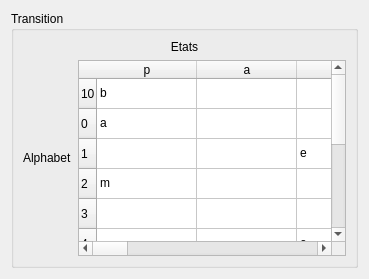
<?xml version="1.0" encoding="UTF-8"?>
<ui version="4.0">
 <class>Form</class>
 <widget class="QWidget" name="Form">
  <property name="geometry">
   <rect>
    <x>0</x>
    <y>0</y>
    <width>369</width>
    <height>279</height>
   </rect>
  </property>
  <property name="windowTitle">
   <string>Form</string>
  </property>
  <layout class="QHBoxLayout" name="horizontalLayout">
   <item>
    <widget class="QGroupBox" name="groupBox">
     <property name="title">
      <string>Transition</string>
     </property>
     <layout class="QVBoxLayout" name="verticalLayout">
      <item>
       <widget class="QLabel" name="label">
        <property name="text">
         <string>Etats</string>
        </property>
        <property name="alignment">
         <set>Qt::AlignCenter</set>
        </property>
       </widget>
      </item>
      <item>
       <layout class="QHBoxLayout" name="horizontalLayout_2">
        <item>
         <widget class="QLabel" name="label_2">
          <property name="text">
           <string>Alphabet</string>
          </property>
         </widget>
        </item>
        <item>
         <widget class="QTableWidget" name="tableWidget">
          <row>
           <property name="text">
            <string>10</string>
           </property>
          </row>
          <row>
           <property name="text">
            <string>0</string>
           </property>
          </row>
          <row>
           <property name="text">
            <string>1</string>
           </property>
          </row>
          <row>
           <property name="text">
            <string>2</string>
           </property>
          </row>
          <row>
           <property name="text">
            <string>3</string>
           </property>
          </row>
          <row>
           <property name="text">
            <string>4</string>
           </property>
          </row>
          <row>
           <property name="text">
            <string>5</string>
           </property>
          </row>
          <row>
           <property name="text">
            <string>6</string>
           </property>
          </row>
          <row>
           <property name="text">
            <string>7</string>
           </property>
          </row>
          <row>
           <property name="text">
            <string>8</string>
           </property>
          </row>
          <row>
           <property name="text">
            <string>10</string>
           </property>
          </row>
          <column>
           <property name="text">
            <string>p</string>
           </property>
          </column>
          <column>
           <property name="text">
            <string>a</string>
           </property>
          </column>
          <column>
           <property name="text">
            <string>b</string>
           </property>
          </column>
          <column>
           <property name="text">
            <string>d</string>
           </property>
          </column>
          <column>
           <property name="text">
            <string>e</string>
           </property>
          </column>
          <column>
           <property name="text">
            <string>f</string>
           </property>
          </column>
          <column>
           <property name="text">
            <string>g</string>
           </property>
          </column>
          <column>
           <property name="text">
            <string>h</string>
           </property>
          </column>
          <column>
           <property name="text">
            <string>i</string>
           </property>
          </column>
          <column>
           <property name="text">
            <string>j</string>
           </property>
          </column>
          <column>
           <property name="text">
            <string>k</string>
           </property>
          </column>
          <column>
           <property name="text">
            <string>l</string>
           </property>
          </column>
          <column>
           <property name="text">
            <string>n</string>
           </property>
          </column>
          <item row="0" column="0">
           <property name="text">
            <string>b</string>
           </property>
          </item>
          <item row="1" column="0">
           <property name="text">
            <string>a</string>
           </property>
          </item>
          <item row="2" column="2">
           <property name="text">
            <string>e</string>
           </property>
          </item>
          <item row="3" column="0">
           <property name="text">
            <string>m</string>
           </property>
          </item>
          <item row="5" column="2">
           <property name="text">
            <string>e</string>
           </property>
          </item>
         </widget>
        </item>
       </layout>
      </item>
     </layout>
    </widget>
   </item>
  </layout>
 </widget>
 <resources>
  <include location="test.qrc"/>
 </resources>
 <connections/>
</ui>
